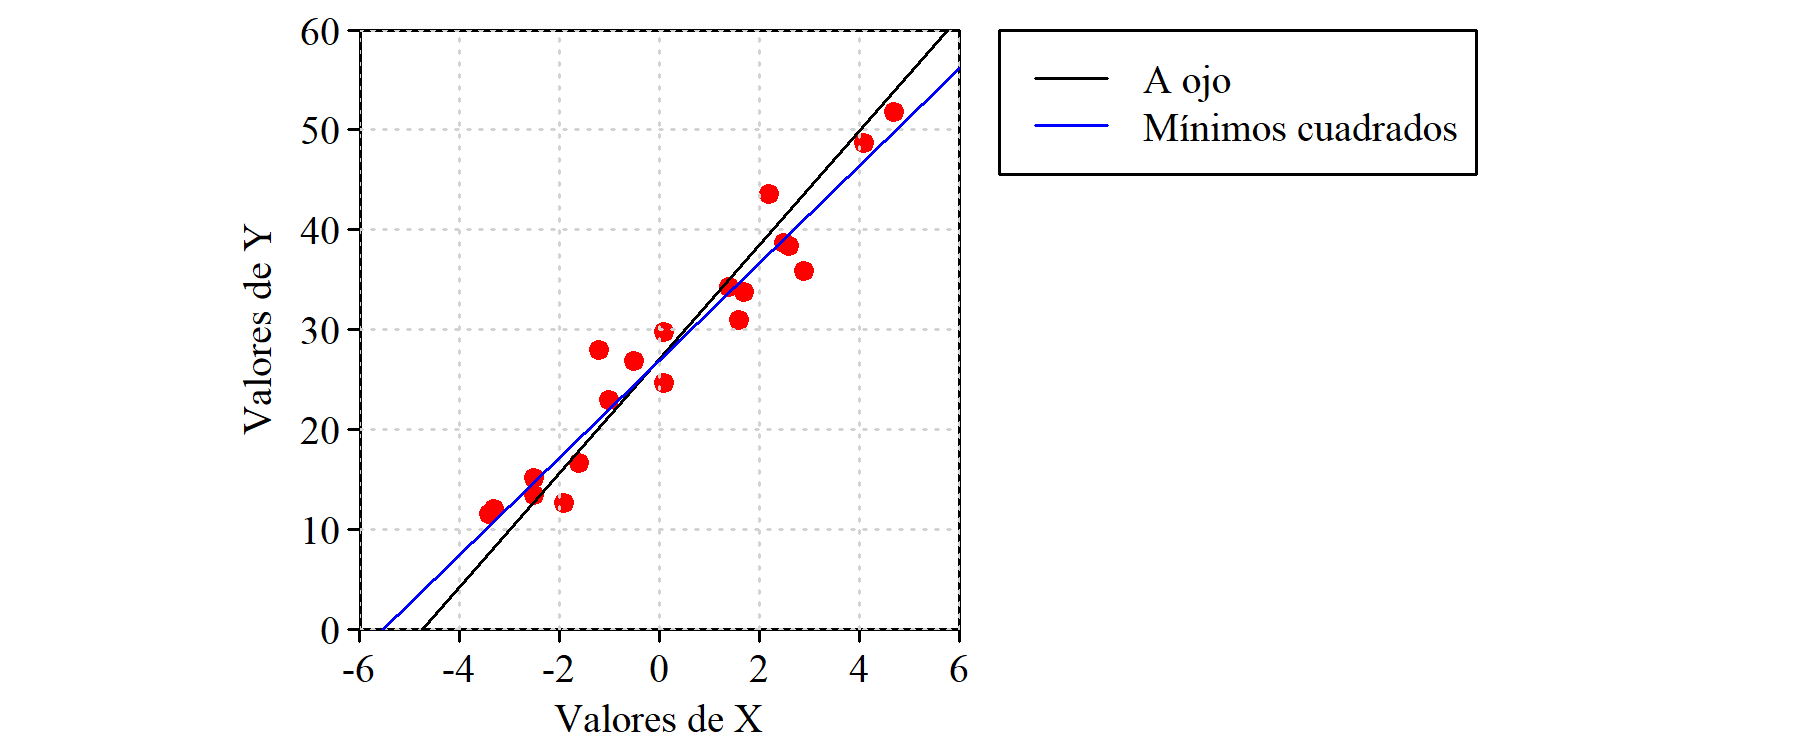

The script that saved this image:

datos = read.csv2("coeficientesSinFormulas.csv")

png("020_regresionAOjo.png", width=1800, height=750, res = 300)

par(mar = c(2, 6, 0.5, 14), family = "serif")

t=0.8
plot(datos$X, datos$Y, xlim = c(-6, 6), ylim = c(0, 60),
		 xlab="", ylab="", pch = 19, col = "red",
		 cex = t, xaxt = "n", yaxt = "n", xaxs="i", yaxs="i")
axis(side=1, padj=-2, tck=-0.02, at=seq(-6, 6, by = 2), cex.axis = t)
axis(side=2, hadj=-1, tck=-0.02, at=0, cex.axis = t, las = 1)
axis(side=2, hadj=-0, tck=-0.02, at=seq(10, 60, 10), cex.axis = t, las = 1)
mtext('Valores de X', side=1, line=0.9, cex=t, las=1, family = "serif")
mtext('Valores de Y', side=2, line=1.3, cex=t, las=0, family = "serif")


grid()
lines(c(-4.75, 5.75), c(0, 60))
abline(lm(datos$Y~datos$X), col = "blue")
legend(6.8, 60, legend=c("A ojo", "Mínimos cuadrados"),
       col=c("black", "blue"), lty=1, xpd = NA, cex = t)

dev.off()


